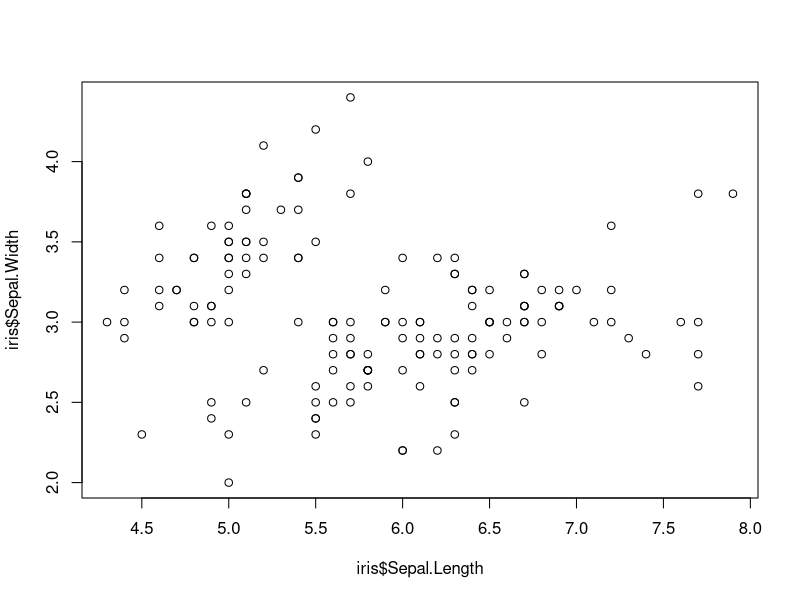
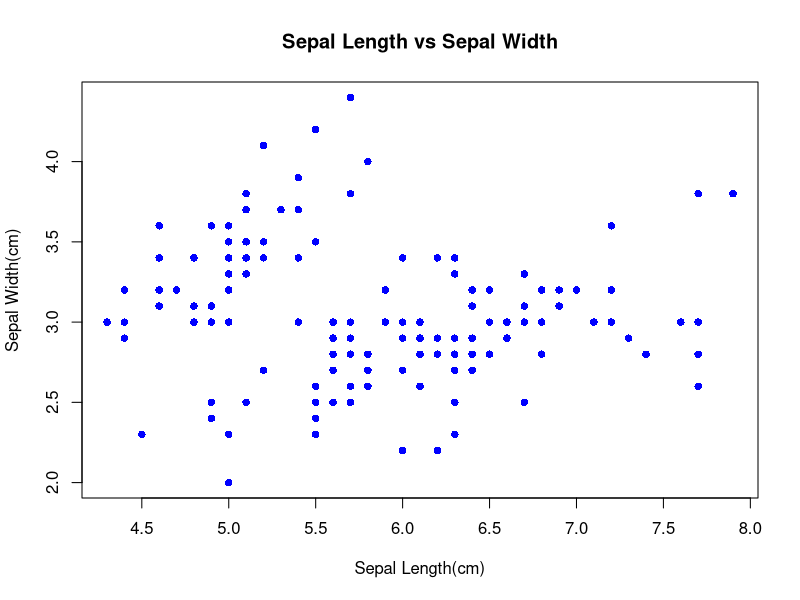
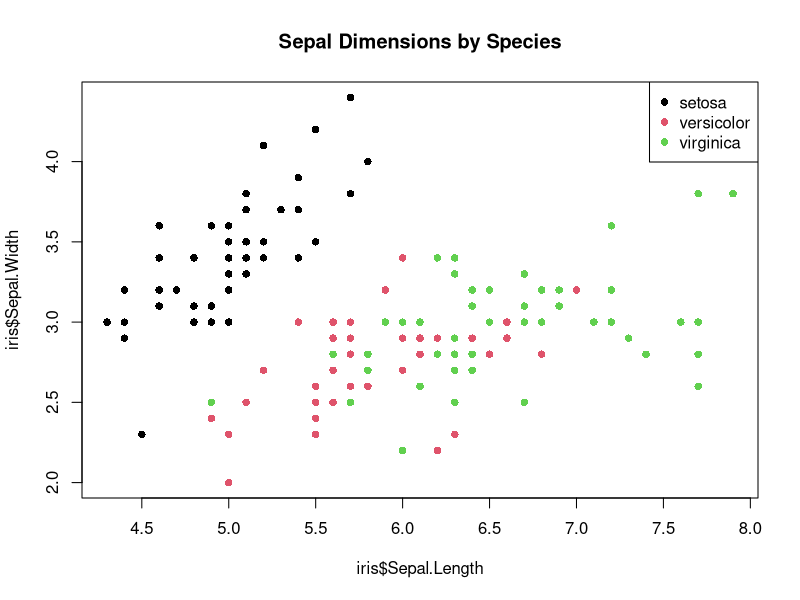

Reproduce these figures in R, in order.
#Load & Understand the iris Dataset
data(iris)
str(iris)
View(iris)

#Basic Scatter Plot: Sepal Length vs Sepal Width
plot(iris$Sepal.Length,iris$Sepal.Width)

#Labeled Scatter Plot
plot(
  iris$Sepal.Length,
  iris$Sepal.Width,
  main = "Sepal Length vs Sepal Width",
  xlab = "Sepal Length(cm)",
  ylab = "Sepal Width(cm)",
  col = "blue",
  pch = 16
)

#Colored Scatter Plot by Species
plot(
  iris$Sepal.Length,
  iris$Sepal.Width,
  col = as.numeric(iris$Species),
  pch = 16,
  main = "Sepal Dimensions by Species"
)

legend(
  "topright",
  legend = levels(iris$Species),
  col = 1:3,
  pch = 16
)

#Multivariate Scatter
#Add size as a third variable